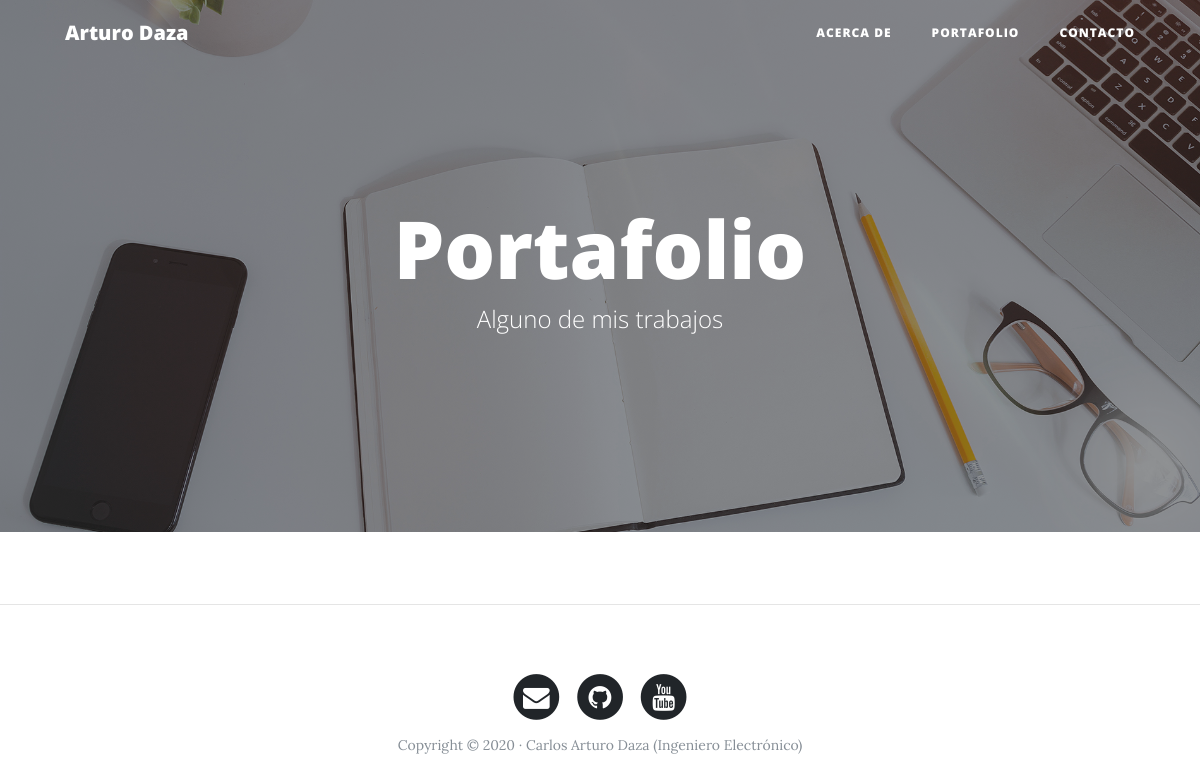
Page /portfolio/ on the earlier database version.
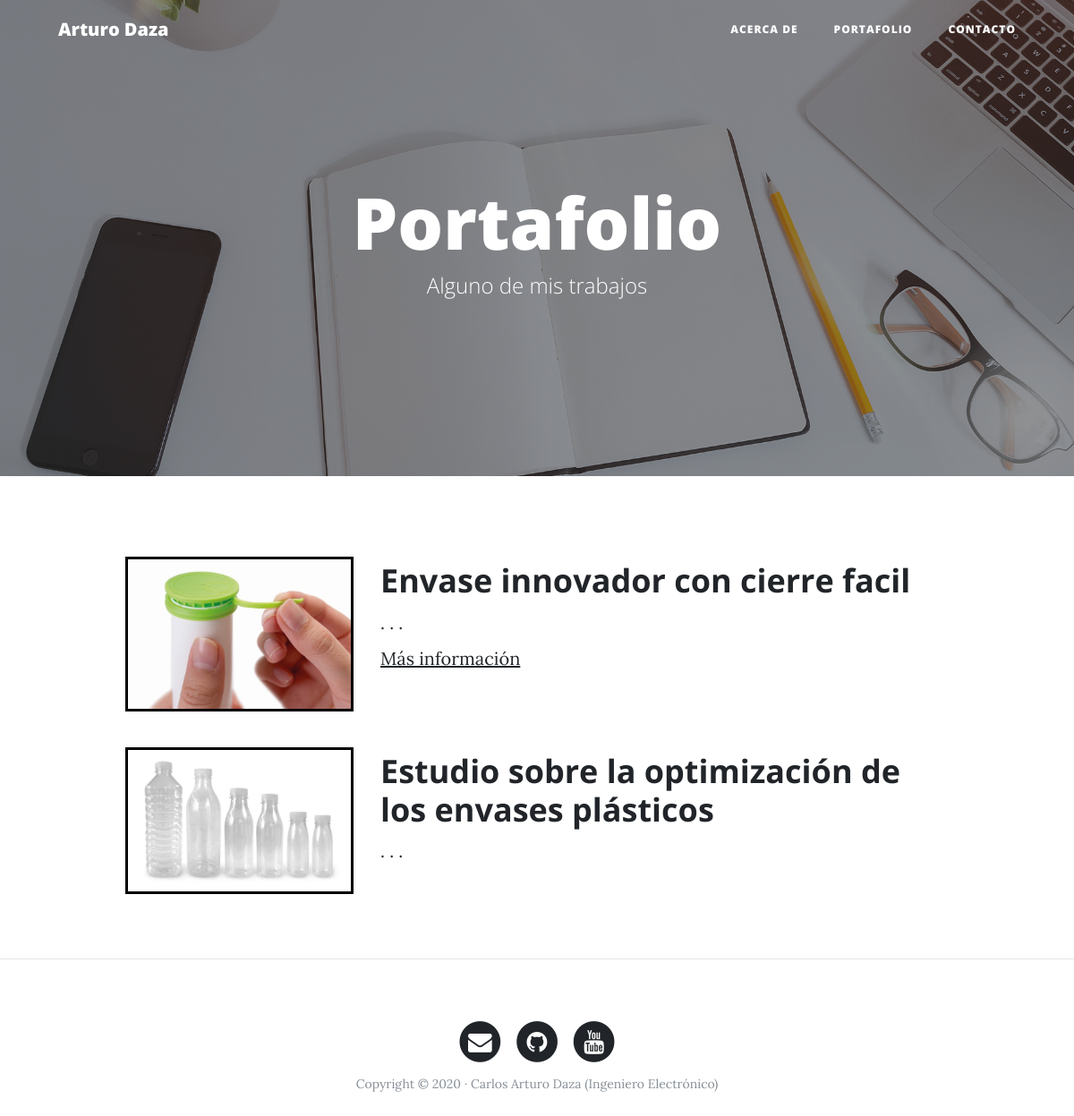
Same page on the later database version.
### portfolio/models.py (models this page shows, shortened)
class Project (models.Model):
    title = models.CharField(max_length=250, verbose_name='Título')
    short_description = models.CharField(max_length=140, verbose_name='Descripción corta', default="")
    detail_description = models.TextField(verbose_name='Descripción detallada', default="")
    image = models.ImageField(verbose_name='Imagen', upload_to = 'projects')
    link = models.URLField(null=True, blank=True, verbose_name='URL/Link del proyecto')
    created = models.DateTimeField(auto_now_add=True, verbose_name='Fecha de creación')
    updated = models.DateTimeField(auto_now=True, verbose_name='Fecha de actualización')
    class Meta:
        verbose_name = 'proyecto'
        verbose_name_plural = 'proyectos'
        ordering = ['-created']

### portfolio/views.py (the view)
# urls.py: path('portfolio/', portfolio_view.portfolio, name='portfolio'),
def portfolio(request):
    projects = Project.objects.all()
    return render(request, 'portfolio/portfolio.html', {'projects':projects})

### portfolio/templates/portfolio/portfolio.html (shortened to what this page needs)
<!DOCTYPE html>
<html>
	{% extends 'core/base.html' %}
{% block background %}{% load static%}{% static 'core/img/portfolio-bg.jpg' %}{% endblock%}
{% block headers %}
<h1>Portafolio</h1>
<span class="subheading">Alguno de mis trabajos</span>
{% endblock %}
{% block content %}
	<div class="container">
		{% for project in projects %}
	    <div class="row project">
	    	<div class="col-lg-3 col-md-4 offset-lg-1">
				<img style="border: 3px solid black" class="img-fluid" src="{{project.image.url}}" alt="">
			</div>
	        <div class="col-lg-7 col-md-8">
	      		<h2 class="section-heading title">{{project.title}}</h2>
	          	<p>{{project.short_description | linebreaksbr}} . . .</p>
				{% if project.link %}
	          		<p><a href="{{project.link}}" target="_blank">Más información</a></p>
				{% endif %}
	      	</div>
		</div>
		{% endfor %}
	</div>
{% endblock %}

### core/templates/core/base.html (shortened to what this page needs)
<!DOCTYPE html>
<html lang="es">
  <head>
    {% load static %}
    <link href="{% static 'core/vendor/bootstrap/css/bootstrap.min.css' %}" rel="stylesheet">
    <link href="{% static 'core/vendor/font-awesome/css/font-awesome.min.css' %}" rel="stylesheet" type="text/css">
    <link href="{% static 'core/css/clean-blog.min.css' %}" rel="stylesheet">
  </head>
  <body>
    <nav class="navbar navbar-expand-lg navbar-light fixed-top" id="mainNav">
      <div class="container">
        <a class="navbar-brand" href='{% url "home" %}'>Arturo Daza</a>
        <div class="collapse navbar-collapse" id="navbarResponsive">
          <ul class="navbar-nav ml-auto">
            <li class="nav-item">
              <a class="nav-link" href='{% url "about" %}'>Acerca de</a>
            </li>
            <li class="nav-item">
              <a class="nav-link" href='{% url "portfolio" %}'>Portafolio</a>
            </li>
            <li class="nav-item">
              <a class="nav-link" href='{% url "contact" %}'>Contacto</a>
            </li>
          </ul>
        </div>
      </div>
    </nav>
    <header class="masthead" style="background-image: url('{% block background %}{% endblock %}')">
      <div class="overlay"></div>
      <div class="container">
        <div class="row">
          <div class="col-lg-8 col-md-10 mx-auto">
            <div class="site-heading">
              {% block headers %}{%  endblock %}
            </div>
          </div>
        </div>
      </div>
    </header>
    {% block content %}
    {% endblock%}
    {% if request.path != '/' %}<hr/>{% endif %}
    <footer>
      <div class="container">
        <div class="row">
          <div class="col-lg-8 col-md-10 mx-auto">
            <ul class="list-inline text-center">
              <li class="list-inline-item">
                <a href="#">
                  <span class="fa-stack fa-lg">
                    <i class="fa fa-circle fa-stack-2x"></i>
                    <i class="fa fa-envelope fa-stack-1x fa-inverse"></i>
                  </span>
                </a>
              </li>
              <li class="list-inline-item">
                <a href="#">
                  <span class="fa-stack fa-lg">
                    <i class="fa fa-circle fa-stack-2x"></i>
                    <i class="fa fa-github fa-stack-1x fa-inverse"></i>
                  </span>
                </a>
              </li>
              <li class="list-inline-item">
                <a href="#">
                  <span class="fa-stack fa-lg">
                    <i class="fa fa-circle fa-stack-2x"></i>
                    <i class="fa fa-youtube fa-stack-1x fa-inverse"></i>
                  </span>
                </a>
              </li>
            </ul>
            <p class="copyright text-muted">Copyright &copy; 2020 · Carlos Arturo Daza (Ingeniero Electrónico) </p>
          </div>
        </div>
      </div>
    </footer>
  </body>
</html>

Differences in the rows shown:
added Project: image (picture), title "Envase innovador con cierre facil"
added Project: image (picture), title "Estudio sobre la optimización de los envases plásticos"
